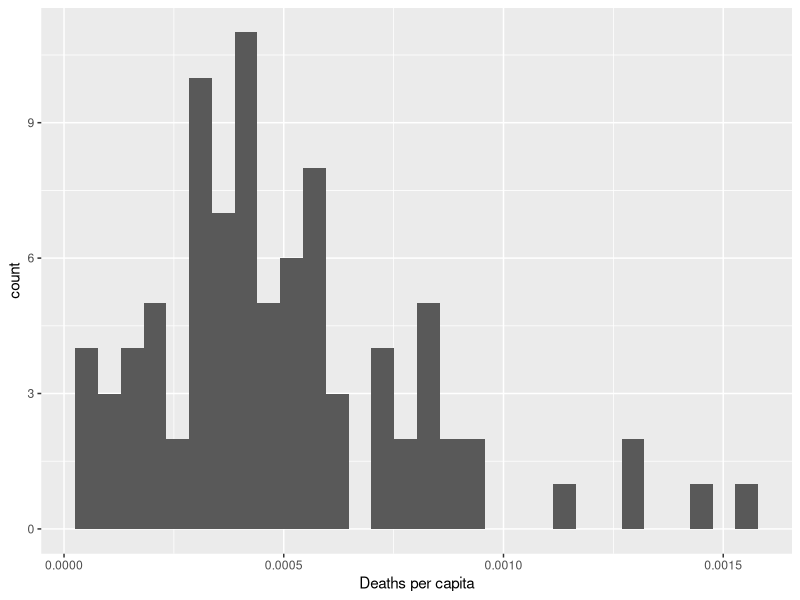
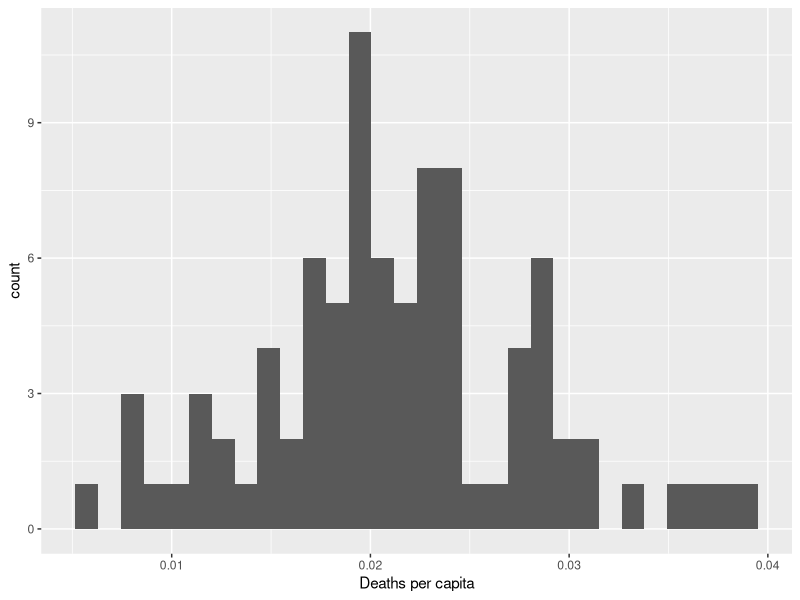
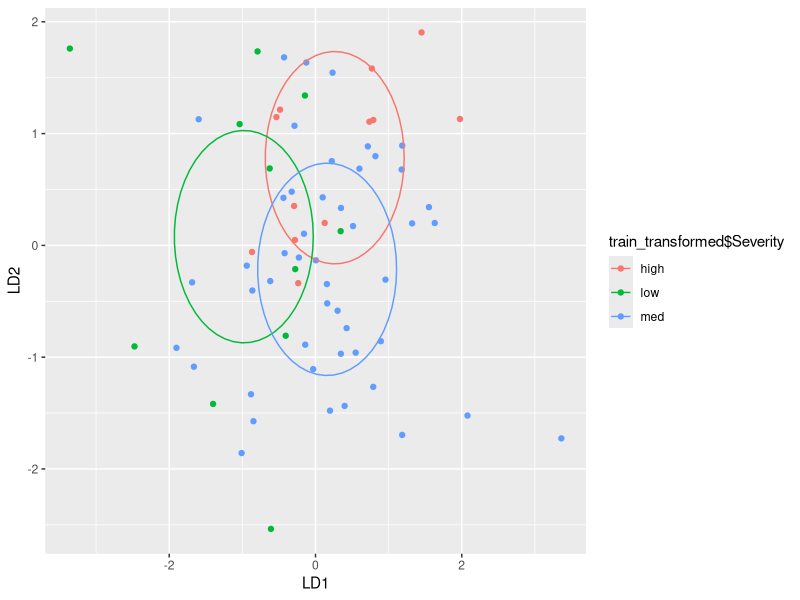
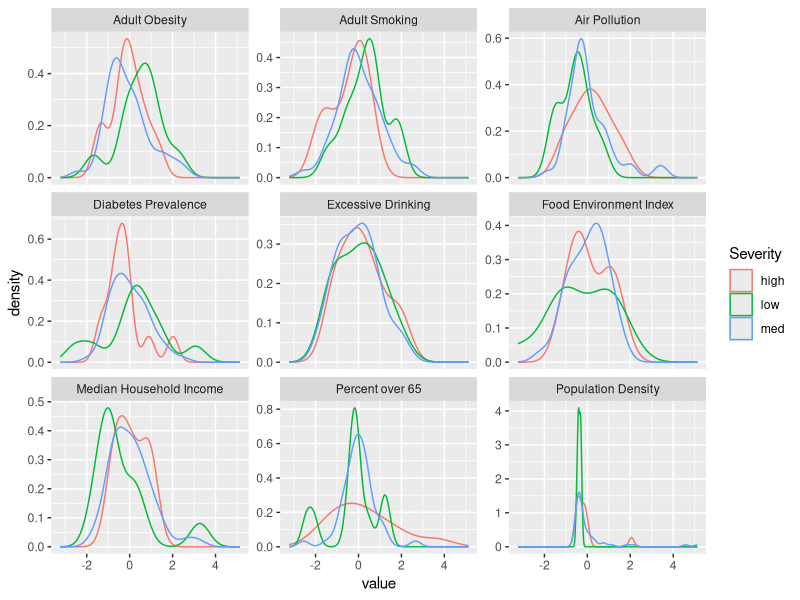

Generate these figures, in order, with R:
## ---- chunk 1
library(tidyverse)
library(MASS)
library(caret)
## ---- chunk 2
county_health_covid <- read_csv("../data/health_metrics_and_covid_cases_by_county.csv")
# create new column for deaths per capita
county_health_covid <- county_health_covid %>% 
  mutate(`Deaths per capita` = deaths / `Population`)
state_choice <- c("Ohio") # select a state for the analysis

# drop rows with NA values, since these can't be used for training or testing
county_health_covid <- county_health_covid %>% drop_na()

# lets see what the deaths per capita distribution looks like:
county_health_covid %>% filter(State == state_choice) %>% ggplot() +
  aes(`Deaths per capita`) %>%
  geom_histogram()

# correct the positive skew by applying a square-root transformation
county_health_covid$`Deaths per capita` <- sqrt(county_health_covid$`Deaths per capita`)

county_health_covid %>% filter(State == state_choice) %>% ggplot() +
  aes(`Deaths per capita`) %>%
  geom_histogram()

# calculate mean and std deviation for deaths per capita for the chosen state
subset_by_state <- county_health_covid %>% filter(State == state_choice)
std_dev_deaths_cap <- sd(subset_by_state$`Deaths per capita`)
mean_deaths_cap <- mean(subset_by_state$`Deaths per capita`)

# Creates a Severity label (low, med, high) based on the deaths per capita in each county
subset_by_state <- subset_by_state %>% mutate(Severity = case_when(`Deaths per capita` <= (mean_deaths_cap - std_dev_deaths_cap) ~ "low",
                                                                   `Deaths per capita` > (mean_deaths_cap - std_dev_deaths_cap) &
                                                                   `Deaths per capita` <= (mean_deaths_cap + std_dev_deaths_cap) ~ "med",
                                                                   `Deaths per capita` > (mean_deaths_cap + std_dev_deaths_cap) ~ "high"))
subset_by_state
## ---- chunk 3
# drop unneeded columns
lda_data <- dplyr::select(subset_by_state, -c("County", "Code", "State", "Abbrev", "Population", "state", "fips", "cases", "deaths", `Deaths per capita`))

# partition the data into a training set and a test set
# code for this adapted from:
# http://www.sthda.com/english/articles/36-classification-methods-essentials/146-discriminant-analysis-essentials-in-r/
set.seed(123)
training_samples <- lda_data$Severity %>%
  caret::createDataPartition(p = 0.8, list = FALSE)
train_data <- lda_data[training_samples, ]
test_data <- lda_data[-training_samples, ]

preproc.param <- train_data %>% 
  preProcess(method = c("center", "scale"))
# Transform the data using the estimated parameters
train_transformed <- preproc.param %>% predict(train_data)
test_transformed <- preproc.param %>% predict(test_data)
## ---- chunk 4
covid_lda <- lda(formula = Severity ~ ., data = train_transformed)
covid_lda
covid_predictions <- covid_lda %>% predict(test_transformed)
mean(covid_predictions$class==test_transformed$Severity)
## ---- chunk 5
train_transformed
lda_plot_data <- data.frame(predict(covid_lda)$x)
lda_plot_data
#lda_plot_data <- cbind(train_transformed, predict(covid_lda)$x)
ggplot(lda_plot_data, aes(LD1, LD2, color = train_transformed$Severity)) +
  geom_point() +
  stat_ellipse(type = "euclid")
## ---- chunk 6
hist_data <- train_transformed %>% 
  rename(`Percent over 65` = "Percent_Over_65", `Population Density` = "pop_density") %>%
  pivot_longer(cols = c(1,2,3,4,5,6,7,8,9), names_to = "variable")
ggplot(hist_data, aes(x = value, colour = Severity)) + 
  geom_density() + 
  facet_wrap( ~ variable, scales = "free_y")
